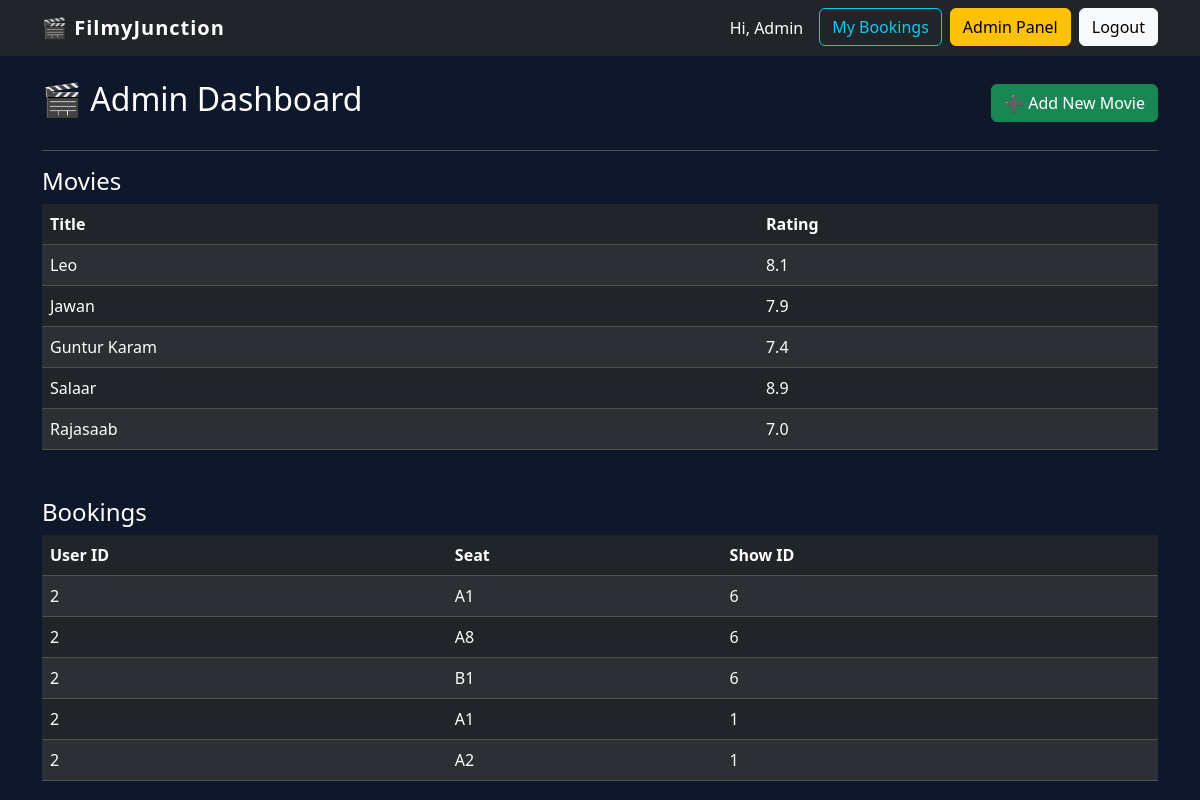
The app's page /admin (signed in), older data.
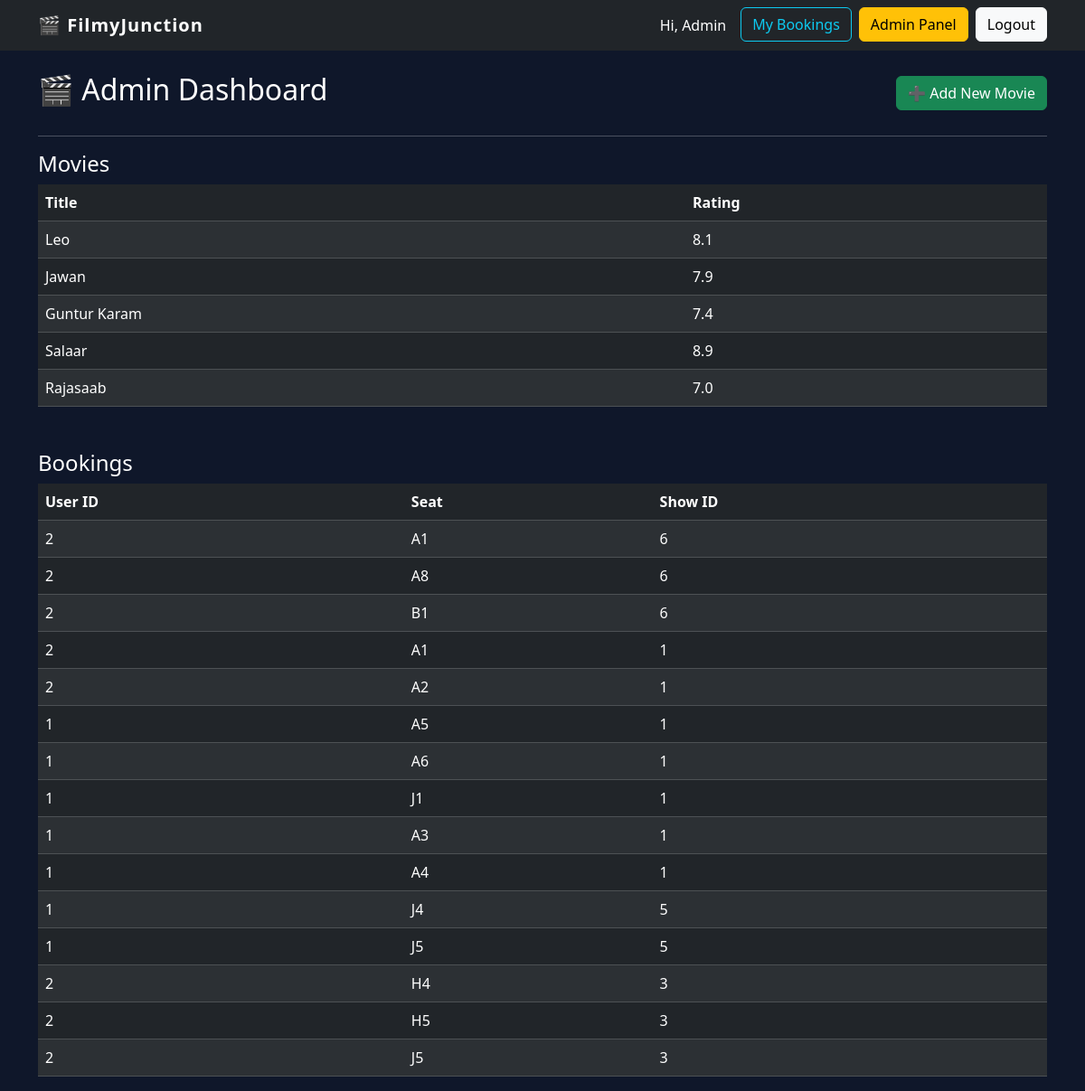
The same page, newer data.
### models.py (models this page shows)
class Movie(db.Model):
    id = db.Column(db.Integer, primary_key=True)
    title = db.Column(db.String(100), nullable=False)
    poster = db.Column(db.String(200), nullable=False)
    rating = db.Column(db.Float, nullable=False)
    description = db.Column(db.Text, nullable=False)

class SeatBooking(db.Model):
    id = db.Column(db.Integer, primary_key=True)
    show_id = db.Column(db.Integer, db.ForeignKey('show.id'), nullable=False)
    seat_number = db.Column(db.String(5), nullable=False)
    user_id = db.Column(db.Integer, db.ForeignKey('user.id'), nullable=False)
    show = db.relationship('Show')
    user = db.relationship('User')

### app.py (the view)
@app.route("/admin")
@login_required
def admin_dashboard():
    if not current_user.is_admin:
        abort(403)
    movies = Movie.query.all()
    bookings = SeatBooking.query.all()
    return render_template("admin/dashboard.html",
        movies=movies,
        bookings=bookings
    )

### app.py (called while the page is built)
@login_manager.user_loader
def load_user(user_id):
    return db.session.get(User, int(user_id))

### templates/admin/dashboard.html (shortened to what this page needs)
{% extends "base.html" %}
{% block content %}
<div class="d-flex justify-content-between align-items-center mb-4">
  <h2>🎬 Admin Dashboard</h2>
  <a href="{{ url_for('add_movie') }}"
     class="btn btn-success">
     ➕ Add New Movie
  </a>
</div>
<hr>
<h4>Movies</h4>
<table class="table table-dark table-striped">
  <thead>
    <tr>
      <th>Title</th>
      <th>Rating</th>
    </tr>
  </thead>
  <tbody>
    {% for movie in movies %}
    <tr>
      <td>{{ movie.title }}</td>
      <td>{{ movie.rating }}</td>
    </tr>
    {% endfor %}
  </tbody>
</table>
<h4 class="mt-5">Bookings</h4>
<table class="table table-dark table-striped">
  <thead>
    <tr>
      <th>User ID</th>
      <th>Seat</th>
      <th>Show ID</th>
    </tr>
  </thead>
  <tbody>
    {% for booking in bookings %}
    <tr>
      <td>{{ booking.user_id }}</td>
      <td>{{ booking.seat_number }}</td>
      <td>{{ booking.show_id }}</td>
    </tr>
    {% endfor %}
  </tbody>
</table>
{% endblock %}

Row changes from the older to the newer data that the page shows:
added SeatBooking: user_id "1", seat_number "A5", show_id "1"
added SeatBooking: user_id "1", seat_number "A6", show_id "1"
added SeatBooking: user_id "1", seat_number "J1", show_id "1"
added SeatBooking: user_id "1", seat_number "A3", show_id "1"
added SeatBooking: user_id "1", seat_number "A4", show_id "1"
added SeatBooking: user_id "1", seat_number "J4", show_id "5"
added SeatBooking: user_id "1", seat_number "J5", show_id "5"
added SeatBooking: user_id "2", seat_number "H4", show_id "3"
added SeatBooking: user_id "2", seat_number "H5", show_id "3"
added SeatBooking: user_id "2", seat_number "J5", show_id "3"
